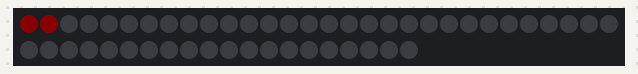
Bench run of a sketch on a simulated Arduino Uno, built with avr-gcc and run on an emulated ATmega328P. Parts: 50 RGB LEDs in strip order, left to right, continuing on the next row. Dim RGB values are drawn brighter than linear.

Above: at 0.05 s.
At 0.56 s:
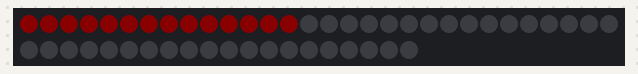
At 1.06 s:
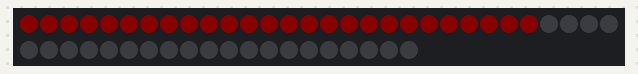
At 2.1 s:
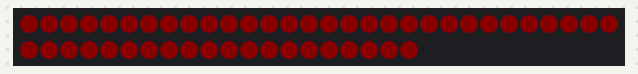
At 22.41 s:
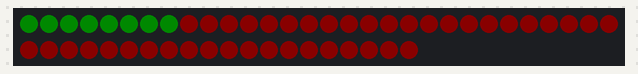
At 24.2 s:
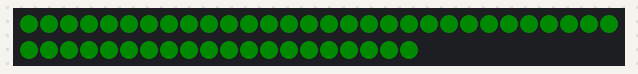

The sketch:

RGB_LED_Test.ino
```cpp
#include <FastLED.h>

#define LED_PIN  12
#define NUM_LEDS 50
#define BRIGHTNESS 01

CRGB leds[NUM_LEDS];


void setup() {
  // put your setup code here, to run once:
  FastLED.addLeds<WS2811, LED_PIN, GRB>(leds, NUM_LEDS);
    }

void loop() {
 // Set to green for 20 seconds.
 for (int i = 0; i <= 49; i++) {
  leds[i] = CRGB (255, 0 , 0);
  FastLED.setBrightness(10);
  FastLED.show();
  FastLED.delay(40);
  }
FastLED.delay(20000);

 //Set to red for 20 seconds.
 for (int i = 0; i <= 49; i++) {
 leds[i] = CRGB (0, 255, 0);
 FastLED.setBrightness(10);
 FastLED.show();
 FastLED.delay(40);
 }
FastLED.delay(20000);

//Set to Blue for 20 seconds.
 for (int i = 0; i <= 49; i++) {
 leds[i] = CRGB (0, 0, 255);
 FastLED.setBrightness(10);
 FastLED.show();
 FastLED.delay(40);
 }
FastLED.delay(20000);
/*
  // put your main code here, to run repeatedly:
  leds[0] = CRGB(255, 0, 0);
  FastLED.show();
  delay(10000);
  leds[0] = CRGB(0, 0, 0);
  FastLED.show();
  leds[40] = CRGB(0, 255, 0);
  FastLED.show();
  delay(10000);
*/

}
```
